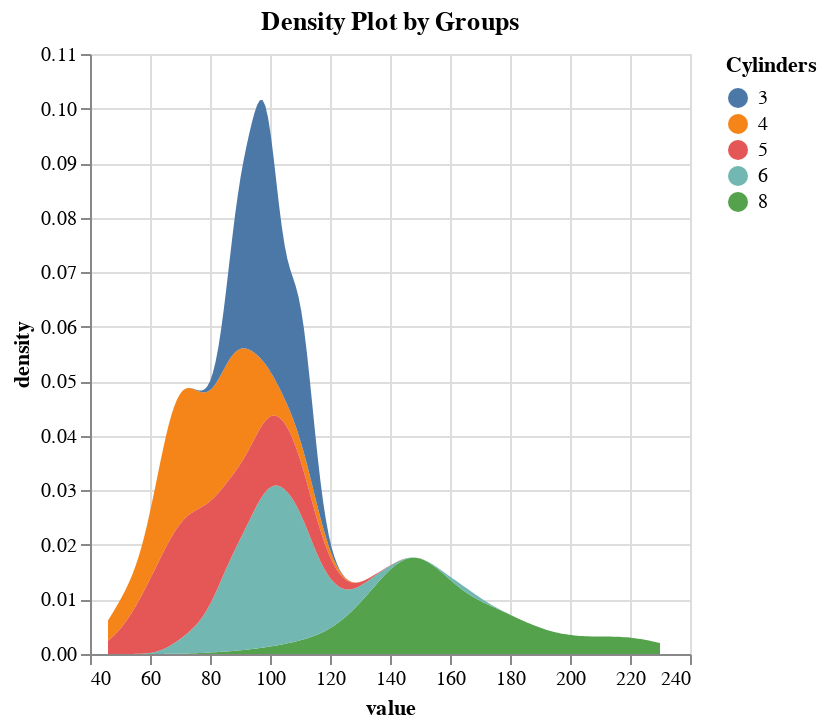

Notebook code for this chart:
### Markdown cell above
## Density Plot by Groups

### Code cell
@vlplot(
  data = cars,
  mark = :area, # It's an area plot
  transform = [{density = "Horsepower", groupby = ["Cylinders"]}], # Add in groupby variable
  x = {"value:q"},
  y = {"density:q"},  # Density variable created
  color = "Cylinders:n",
  title = "Density Plot by Groups"
)

### Figure 1 — Vega-Lite specification as saved in the notebook (floating-point values rounded to 4 significant figures; data arrays with more than 128 entries replaced by an {"elided": "..."} marker saying what was removed)
{"data": {"values": {"elided": "406 records"}}, "mark": "area", "transform": [{"density": "Horsepower", "groupby": ["Cylinders"]}], "title": "Density Plot by Groups", "encoding": {"x": {"field": "value", "type": "quantitative"}, "y": {"field": "density", "type": "quantitative"}, "color": {"field": "Cylinders", "type": "nominal"}}}
